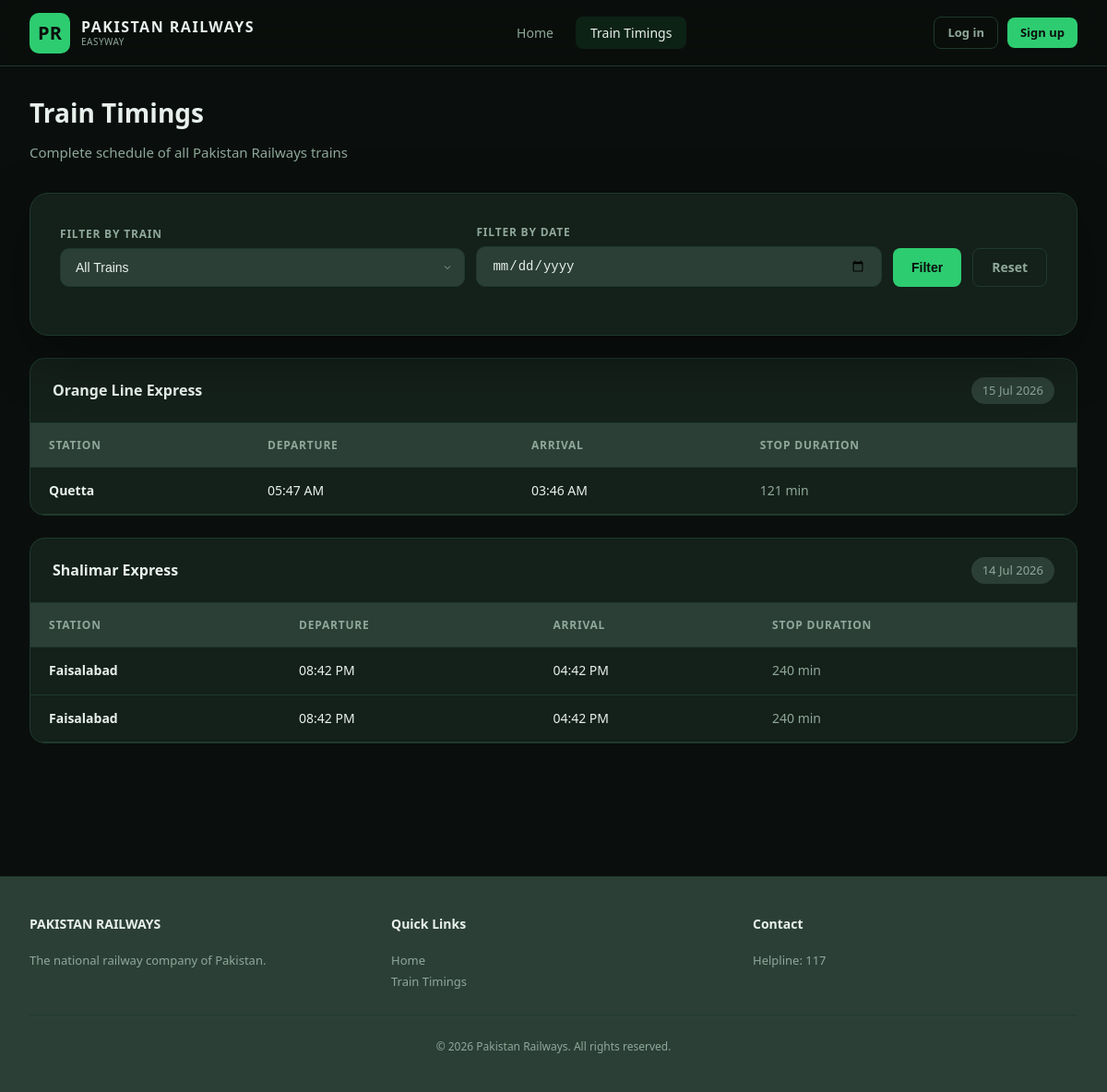
The app's page /timings.php with its own data.
### tables this page shows
CREATE TABLE `schedule` (
  `Schedule_ID` int(11) NOT NULL,
  `Train_ID` int(11) NOT NULL,
  `Station_ID` int(11) NOT NULL,
  `Arrival_Time` time NOT NULL,
  `Departure_Time` time NOT NULL,
  `Date` date NOT NULL
);

CREATE TABLE `train` (
  `Train_ID` int(11) NOT NULL,
  `Train_Name` varchar(100) NOT NULL,
  `Route` varchar(100) NOT NULL,
  `TotalSeats` int(11) NOT NULL,
  `Status` varchar(50) NOT NULL
);

CREATE TABLE `station` (
  `Station_ID` int(11) NOT NULL,
  `Station_Name` varchar(100) NOT NULL,
  `City` varchar(100) NOT NULL
);

### config.php (called while the page is built, shortened)
<?php
function isLoggedIn() {
    return isset($_SESSION['passenger_id']);
}
?>

### timings.php (the view, shortened to what this page needs)
<?php
require_once 'config.php';
$filter_date  = $_GET['date'] ?? '';
$query = "
    SELECT s.*, t.Train_Name, st.Station_Name
    FROM schedule s
    JOIN train t ON s.Train_ID = t.Train_ID
    JOIN station st ON s.Station_ID = st.Station_ID
";
$params = [];
$query .= " ORDER BY s.Date DESC, t.Train_Name, s.Departure_Time";
$stmt = $pdo->prepare($query);
$stmt->execute($params);
$all_schedules = $stmt->fetchAll();
$grouped = [];
foreach ($all_schedules as $s) {
    $key = $s['Train_Name'] . ' | ' . $s['Date'];
    $grouped[$key][] = $s;
}
?>
<!DOCTYPE html>
<html lang="en">
<head>
    <link rel="stylesheet" href="style.css">
</head>
<body>
<header class="header">
    <div class="header-inner">
        <a href="index.php" class="logo" style="text-decoration:none">
            <div class="logo-icon">PR</div>
            <div class="logo-text">
                <span class="main">PAKISTAN RAILWAYS</span>
                <span class="sub">EASYWAY</span>
            </div>
        </a>
        <ul class="nav-links">
            <li><a href="index.php">Home</a></li>
            <li><a href="timings.php" class="active">Train Timings</a></li>
        </ul>
        <div class="nav-auth">
            <?php if (isLoggedIn()): ?>
                <span style="font-size:13px;color:var(--fg-secondary)"><?php echo htmlspecialchars($_SESSION['passenger_name']); ?></span>
                <a href="logout.php" class="btn btn-outline btn-sm">Log out</a>
            <?php else: ?>
                <a href="login.php" class="btn btn-outline btn-sm">Log in</a>
                <a href="register.php" class="btn btn-primary btn-sm">Sign up</a>
            <?php endif; ?>
        </div>
    </div>
</header>
<div class="main-content">
    <div class="section-header">
        <h2>Train Timings</h2>
        <p>Complete schedule of all Pakistan Railways trains</p>
    </div>
    <div class="search-card" style="margin-bottom:24px">
        <form method="GET" action="timings.php" class="search-grid" style="grid-template-columns: 1fr 1fr auto auto; align-items: end; gap: 12px; display: grid;">
            <div class="form-group" style="margin-bottom: 0;">
                <label>Filter by Train</label>
                <select name="train" class="form-control">
                    <option value="">All Trains</option>
                </select>
            </div>
            <div class="form-group" style="margin-bottom: 0;">
                <label>Filter by Date</label>
                <input type="date" name="date" class="form-control" value="<?php echo htmlspecialchars($filter_date); ?>">
            </div>
            <div class="form-group" style="margin-bottom: 0;">
                <button type="submit" class="btn btn-primary" style="height: 42px;">Filter</button>
            </div>
            <div class="form-group" style="margin-bottom: 0;">
                <a href="timings.php" class="btn btn-outline" style="height: 42px; display: inline-flex; align-items: center; justify-content: center; text-decoration: none;">Reset</a>
            </div>
        </form>
    </div>
    <?php foreach ($grouped as $key => $schedules): ?>
        <?php
            $parts = explode(' | ', $key);
            $train_name = $parts[0];
            $date = $parts[1];
        ?>
        <div class="results-container schedule-group" style="margin-bottom:24px">
            <div class="results-header">
                <h3><?php echo htmlspecialchars($train_name); ?></h3>
                <span class="results-count"><?php echo date('d M Y', strtotime($date)); ?></span>
            </div>
            <table class="timings-table">
                <thead>
                    <tr>
                        <th>Station</th>
                        <th>Departure</th>
                        <th>Arrival</th>
                        <th>Stop Duration</th>
                    </tr>
                </thead>
                <tbody>
                    <?php foreach ($schedules as $s): ?>
                        <tr>
                            <td style="font-weight:600"><?php echo htmlspecialchars($s['Station_Name']); ?></td>
                            <td>
                                <?php if ($s['Departure_Time']): ?>
                                    <?php echo date('h:i A', strtotime($s['Departure_Time'])); ?>
                                <?php else: ?>
                                    <span style="color:var(--fg-secondary)">--</span>
                                <?php endif; ?>
                            </td>
                            <td>
                                <?php if ($s['Arrival_Time']): ?>
                                    <?php echo date('h:i A', strtotime($s['Arrival_Time'])); ?>
                                <?php else: ?>
                                    <span style="color:var(--fg-secondary)">--</span>
                                <?php endif; ?>
                            </td>
                            <td style="color:var(--fg-secondary)">
                                <?php
                                if ($s['Arrival_Time'] && $s['Departure_Time']) {
                                    $diff = strtotime($s['Departure_Time']) - strtotime($s['Arrival_Time']);
                                    if ($diff > 0) {
                                        echo floor($diff / 60) . ' min';
                                    } else {
                                        echo '--';
                                    }
                                } else {
                                    echo 'Terminus';
                                }
                                ?>
                            </td>
                        </tr>
                    <?php endforeach; ?>
                </tbody>
            </table>
        </div>
    <?php endforeach; ?>
</div>
<footer class="footer">
    <div class="footer-inner">
        <div>
            <h4>PAKISTAN RAILWAYS</h4>
            <p>The national railway company of Pakistan.</p>
        </div>
        <div>
            <h4>Quick Links</h4>
            <p><a href="index.php">Home</a></p>
            <p><a href="timings.php">Train Timings</a></p>
        </div>
        <div>
            <h4>Contact</h4>
            <p>Helpline: 117</p>
        </div>
    </div>
    <div class="footer-bottom">
        &copy; <?php echo date('Y'); ?> Pakistan Railways. All rights reserved.
    </div>
</footer>
</body>
</html>

### records on screen
schedule: Train_ID.Train_Name "Orange Line Express", Date "15 Jul 2026", Station_ID.Station_Name "Quetta", Departure_Time "05:47 AM", Arrival_Time "03:46 AM", floor($diff / 60) "121"
schedule: Train_ID.Train_Name "Shalimar Express", date('d M Y', strtotime($date)) "14 Jul 2026", Station_ID.Station_Name "Faisalabad", Departure_Time "08:42 PM", Arrival_Time "04:42 PM", floor($diff / 60) "240"
schedule: Station_ID.Station_Name "Faisalabad", Departure_Time "08:42 PM", Arrival_Time "04:42 PM", floor($diff / 60) "240"
